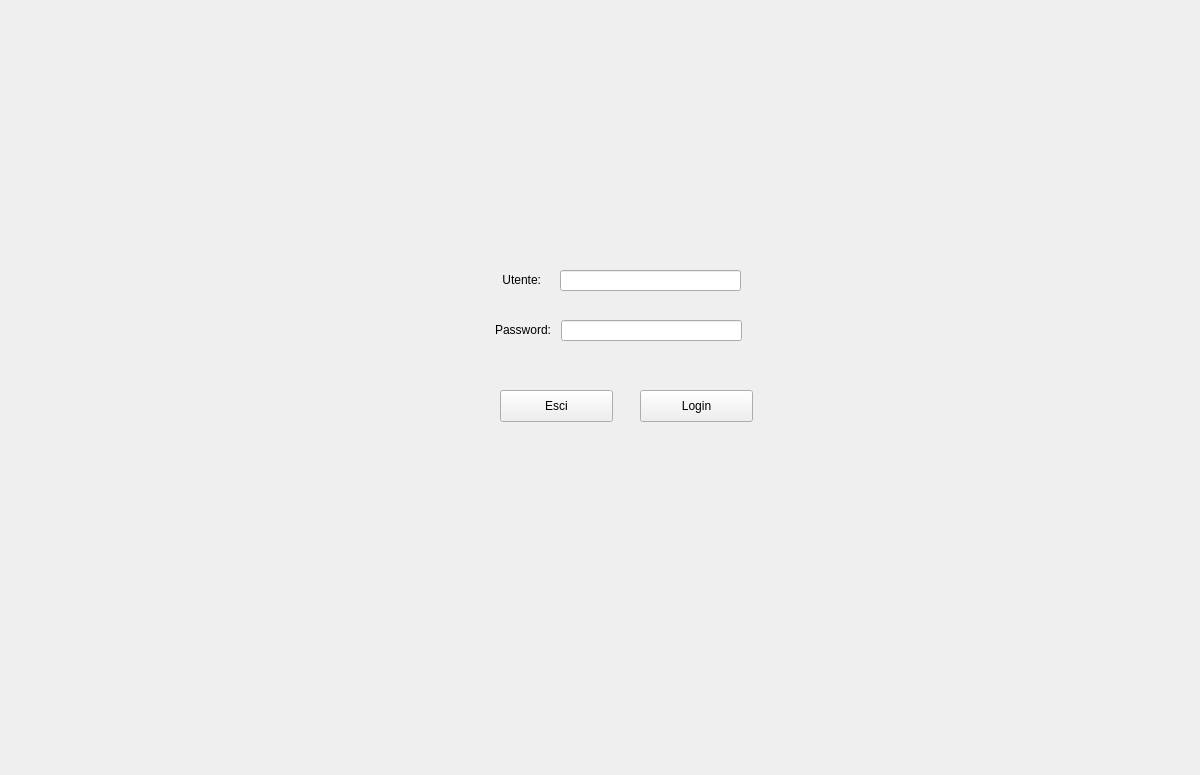
<?xml version="1.0" encoding="UTF-8"?>
<ui version="4.0">
 <class>Dialog_Login</class>
 <widget class="QWidget" name="Dialog_Login">
  <property name="geometry">
   <rect>
    <x>0</x>
    <y>0</y>
    <width>1200</width>
    <height>775</height>
   </rect>
  </property>
  <property name="windowTitle">
   <string>Login</string>
  </property>
  <widget class="QPushButton" name="btn_ok">
   <property name="geometry">
    <rect>
     <x>640</x>
     <y>390</y>
     <width>113</width>
     <height>32</height>
    </rect>
   </property>
   <property name="text">
    <string>Login</string>
   </property>
   <property name="shortcut">
    <string>Return</string>
   </property>
  </widget>
  <widget class="QPushButton" name="btn_cancel">
   <property name="geometry">
    <rect>
     <x>500</x>
     <y>390</y>
     <width>113</width>
     <height>32</height>
    </rect>
   </property>
   <property name="text">
    <string>Esci</string>
   </property>
   <property name="shortcut">
    <string>Esc</string>
   </property>
  </widget>
  <widget class="QLineEdit" name="utente">
   <property name="enabled">
    <bool>true</bool>
   </property>
   <property name="geometry">
    <rect>
     <x>560</x>
     <y>270</y>
     <width>181</width>
     <height>21</height>
    </rect>
   </property>
   <property name="readOnly">
    <bool>false</bool>
   </property>
  </widget>
  <widget class="QLabel" name="label">
   <property name="geometry">
    <rect>
     <x>440</x>
     <y>320</y>
     <width>111</width>
     <height>20</height>
    </rect>
   </property>
   <property name="text">
    <string>Password:</string>
   </property>
   <property name="alignment">
    <set>Qt::AlignRight|Qt::AlignTrailing|Qt::AlignVCenter</set>
   </property>
  </widget>
  <widget class="QLineEdit" name="password">
   <property name="enabled">
    <bool>true</bool>
   </property>
   <property name="geometry">
    <rect>
     <x>561</x>
     <y>320</y>
     <width>181</width>
     <height>21</height>
    </rect>
   </property>
   <property name="echoMode">
    <enum>QLineEdit::Password</enum>
   </property>
   <property name="readOnly">
    <bool>false</bool>
   </property>
  </widget>
  <widget class="QLabel" name="label_22">
   <property name="geometry">
    <rect>
     <x>460</x>
     <y>270</y>
     <width>81</width>
     <height>20</height>
    </rect>
   </property>
   <property name="text">
    <string>Utente:</string>
   </property>
   <property name="alignment">
    <set>Qt::AlignRight|Qt::AlignTrailing|Qt::AlignVCenter</set>
   </property>
  </widget>
 </widget>
 <tabstops>
  <tabstop>utente</tabstop>
  <tabstop>password</tabstop>
  <tabstop>btn_ok</tabstop>
  <tabstop>btn_cancel</tabstop>
 </tabstops>
 <resources/>
 <connections>
  <connection>
   <sender>btn_ok</sender>
   <signal>clicked()</signal>
   <receiver>Dialog_Login</receiver>
   <slot>accetta()</slot>
   <hints>
    <hint type="sourcelabel">
     <x>186</x>
     <y>262</y>
    </hint>
    <hint type="destinationlabel">
     <x>186</x>
     <y>207</y>
    </hint>
   </hints>
  </connection>
  <connection>
   <sender>btn_cancel</sender>
   <signal>clicked()</signal>
   <receiver>Dialog_Login</receiver>
   <slot>annulla()</slot>
   <hints>
    <hint type="sourcelabel">
     <x>287</x>
     <y>260</y>
    </hint>
    <hint type="destinationlabel">
     <x>341</x>
     <y>203</y>
    </hint>
   </hints>
  </connection>
 </connections>
 <slots>
  <slot>modificato()</slot>
  <slot>accetta()</slot>
  <slot>annulla()</slot>
  <slot>stampa()</slot>
 </slots>
</ui>
